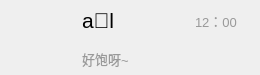
<?xml version="1.0" encoding="UTF-8"?>
<ui version="4.0">
 <class>FriendWidget</class>
 <widget class="QWidget" name="FriendWidget">
  <property name="geometry">
   <rect>
    <x>0</x>
    <y>0</y>
    <width>260</width>
    <height>75</height>
   </rect>
  </property>
  <property name="windowTitle">
   <string>Form</string>
  </property>
  <property name="styleSheet">
   <string notr="true">#labe_profile{
	background:url(:/Client/profile);
}

#label_content,#label_time{
	color:rgb(153, 153, 153)
}</string>
  </property>
  <widget class="QLabel" name="labe_profile">
   <property name="geometry">
    <rect>
     <x>7</x>
     <y>7</y>
     <width>60</width>
     <height>60</height>
    </rect>
   </property>
   <property name="text">
    <string/>
   </property>
   <property name="alignment">
    <set>Qt::AlignmentFlag::AlignCenter</set>
   </property>
  </widget>
  <widget class="QLabel" name="label_username">
   <property name="geometry">
    <rect>
     <x>82</x>
     <y>10</y>
     <width>101</width>
     <height>21</height>
    </rect>
   </property>
   <property name="font">
    <font>
     <pointsize>16</pointsize>
    </font>
   </property>
   <property name="text">
    <string>a🥳l</string>
   </property>
  </widget>
  <widget class="QLabel" name="label_content">
   <property name="geometry">
    <rect>
     <x>82</x>
     <y>48</y>
     <width>161</width>
     <height>21</height>
    </rect>
   </property>
   <property name="font">
    <font>
     <pointsize>10</pointsize>
    </font>
   </property>
   <property name="text">
    <string>好饱呀~</string>
   </property>
  </widget>
  <widget class="QLabel" name="label_time">
   <property name="geometry">
    <rect>
     <x>195</x>
     <y>10</y>
     <width>51</width>
     <height>21</height>
    </rect>
   </property>
   <property name="font">
    <font>
     <pointsize>10</pointsize>
    </font>
   </property>
   <property name="text">
    <string>12：00</string>
   </property>
  </widget>
 </widget>
 <resources>
  <include location="../../res/Client.qrc"/>
 </resources>
 <connections/>
</ui>
